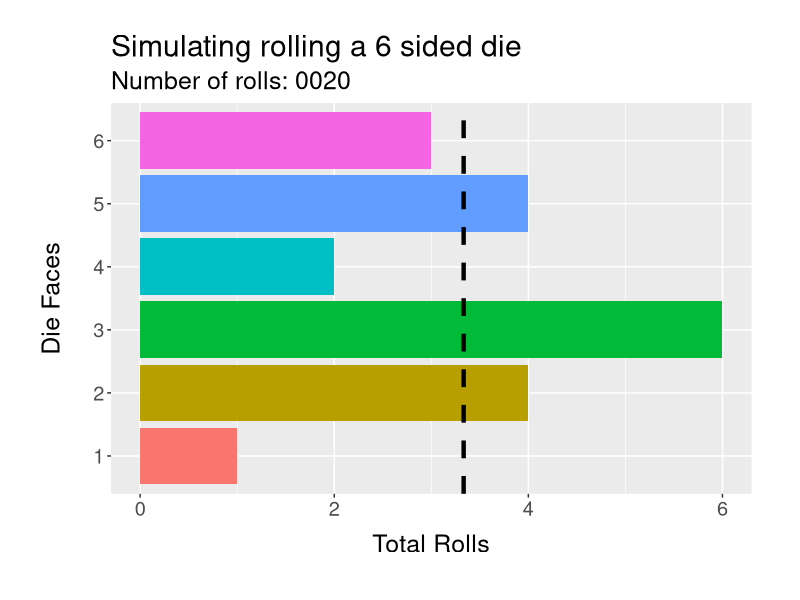
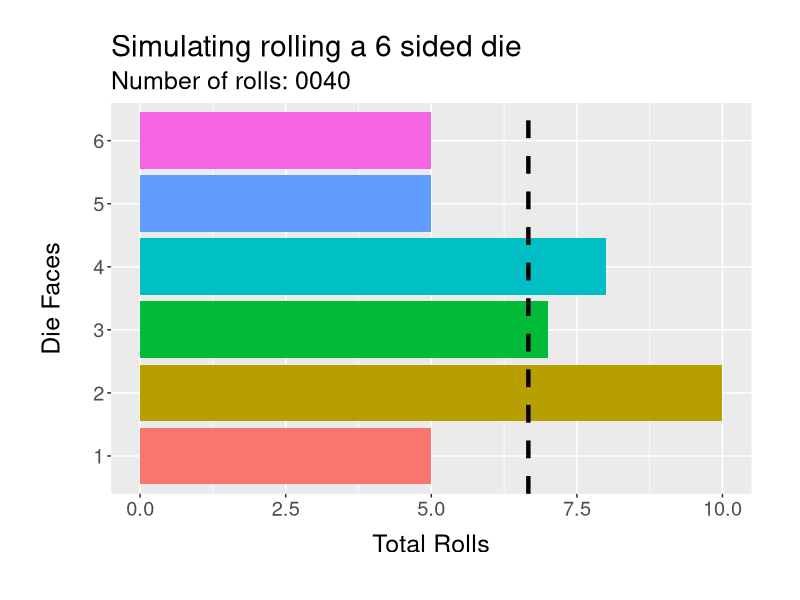
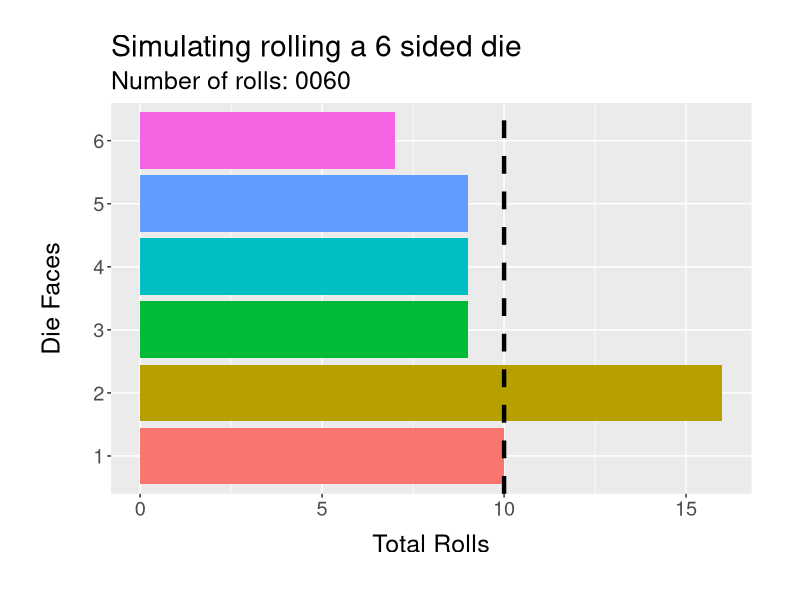
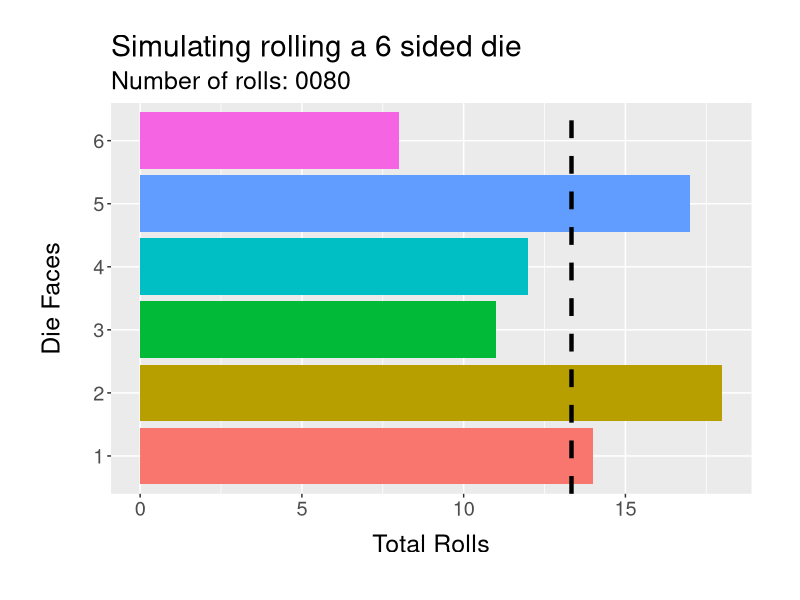
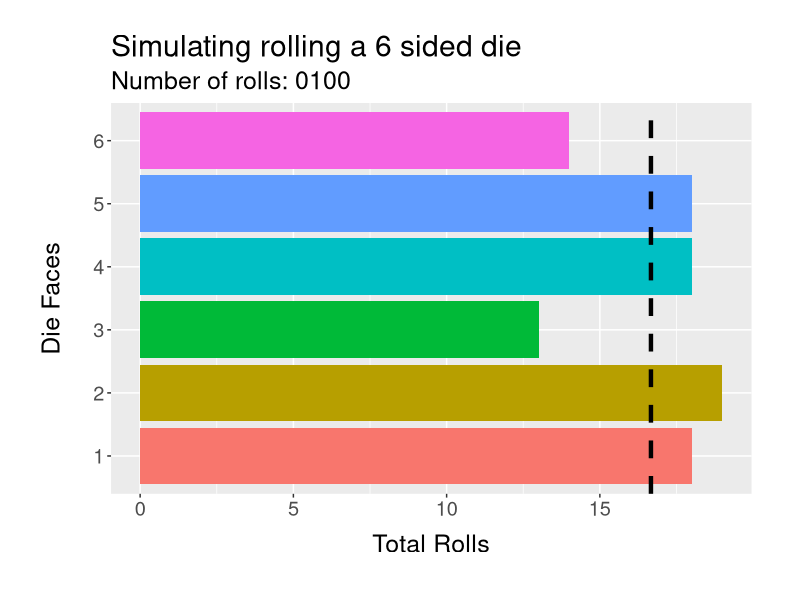
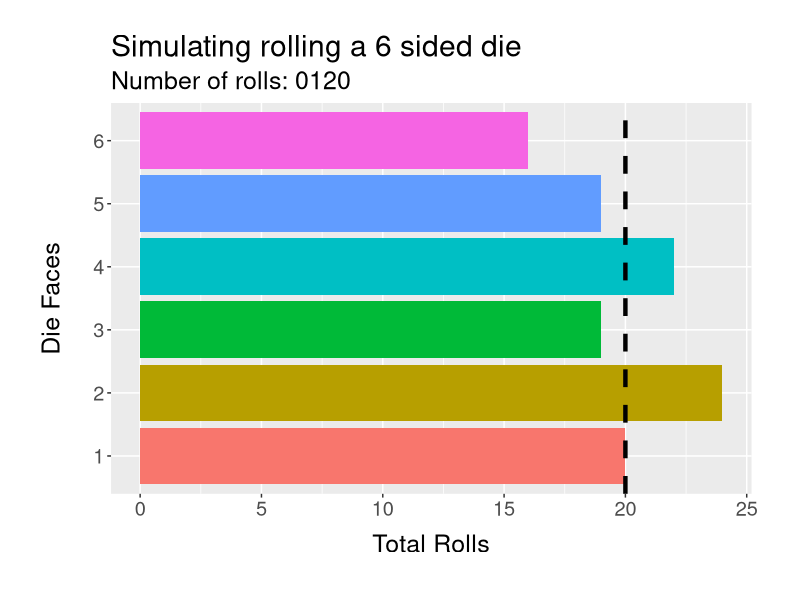
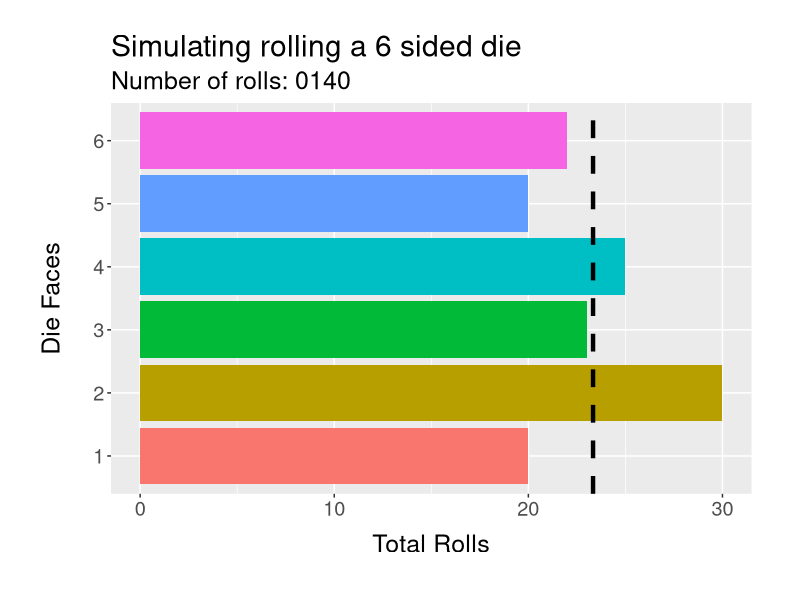
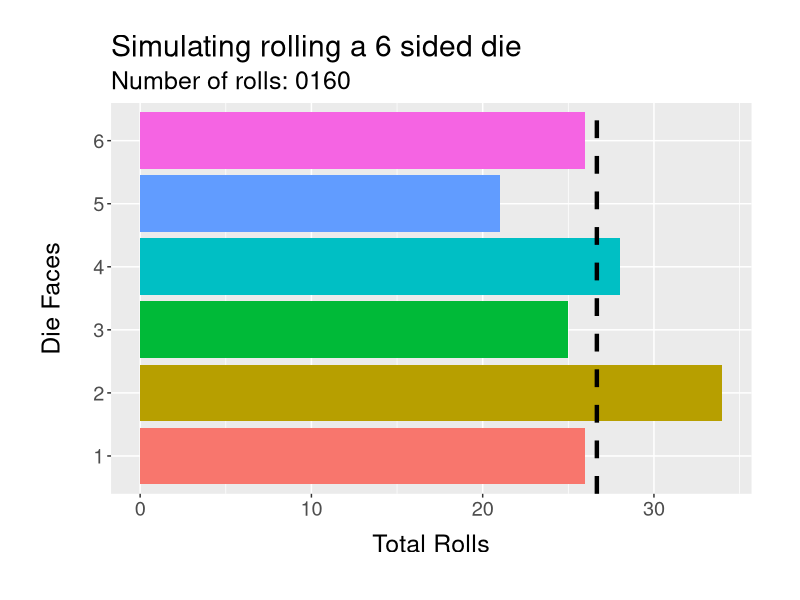

Here is the R script that generated these plots, in order: (Note: this script raises an error after producing the figures.)
library(ggplot2)
library(dplyr)
library(tibble)
library(tidyr)

NumRolls <- 6000
DiceSides <- 6
NumImages <- 300
PlotToScreen <- FALSE
SaveToFiles <- TRUE

if(NumRolls %% NumImages) {
  stop("NumRolls must be evenly divisible by NumImages.\n")
}

RollDice <- function(x) {
  return(sample(1:DiceSides, 1))
}

GetTotals <- function(rollNumber, rollValue) {
  return(
    sum(
      length(rslt_raw[rslt_raw$roll <= rollNumber & rslt_raw$value == rollValue, 2])
    )
  )
}

rslt_raw <- data.frame(roll = 1:NumRolls, value = sapply(1:NumRolls, RollDice))

numVals <- NumRolls * DiceSides

rslt_summary <- tibble(
  roll_indices = unlist(lapply(1:NumRolls, rep.int, times = DiceSides)),
  dice_values = factor(rep(1:DiceSides, NumRolls), levels = 1:DiceSides),
  counts = integer(numVals),
  fraction = double(numVals)
)

rslt_summary$counts <- mapply(GetTotals,
                              rollNumber = rslt_summary$roll_indices,
                              rollValue = rslt_summary$dice_values)

rslt_summary$fraction <- rslt_summary$counts / rslt_summary$roll_indices

# *********************************************************************
graphics.off()

dir1 <- file.path(".", "dice_simulation_img1")

if(!dir.exists(dir1)) {
  dir.create(dir1)
}

PlotGraph1 <- function(i) {
  ggplot() +
    geom_col(
      aes(x = dice_values, y = counts, fill = dice_values),
      rslt_summary[1:DiceSides + DiceSides * (i - 1), ], show.legend = FALSE) +
    geom_hline(yintercept = i / DiceSides, linetype = 2, size = 1.5) +
    coord_flip() +
    #lims(y = c(0, ceiling(NumRolls / DiceSides / 100) * 100)) +
    labs(
      title = paste("Simulating rolling a", DiceSides, "sided die"),
      subtitle = paste("Number of rolls:", sprintf("%04d", i)),
      x = "Die Faces",
      y = "Total Rolls"
    ) +
    theme(
      plot.margin = margin(25, 35, 20, 20),
      axis.title.x = element_text(margin = margin(10, 0, 10, 0)),
      axis.title.y = element_text(margin = margin(0, 20, 0, 10)),
      text = element_text(size = 18)
    )
}

for(i in 1:NumImages * NumRolls / NumImages) {
  
  cat(paste("Plot ", i, " of ", NumRolls, ": ", round(i / NumRolls * 100, 1), "% complete.\n"), sep = "")
  
  p1 <- PlotGraph1(i)
  
  if(PlotToScreen) {
    print(p1)
  }
  
  if(SaveToFiles) {
    ggsave(
      filename = file.path(dir1, paste0("img", sprintf("%04d", i), ".png")),
      plot = p1)
  }
}  


# **************************************************************
dir2 <- file.path(".", "dice_simulation_img2")

if(!dir.exists(dir2)) {
  dir.create(dir2)
}

PlotGraph2 <- function(i) {
  ggplot(rslt_summary[rslt_summary$roll_indices <= i, ],
         aes(
           x = dice_values,
           y = fraction,
           fill = dice_values)) +
    geom_boxplot(show.legend = FALSE) +
    geom_hline(yintercept = 1 / DiceSides, linetype = 2, size = 1.5, color = "gray", alpha = 0.5) +
    labs(
      title = paste("Simulating rolling a", DiceSides, "sided die"),
      subtitle = paste("Number of rolls:", sprintf("%04d", i)),
      x = "Die Faces",
      y = "Fraction of Occurrences"
    ) +
    theme(
      plot.margin = margin(25, 35, 20, 20),
      axis.title.x = element_text(margin = margin(20, 0, 0, 0)),
      axis.title.y = element_text(margin = margin(0, 20, 0, 0)),
      text = element_text(size = 18)
    )
}

for(i in 1:NumImages * NumRolls / NumImages) {
  cat(paste("Plot ", i, " of ", NumRolls, ": ", round(i / NumRolls * 100, 1), "% complete.\n"), sep = "")
  
  p2 <- PlotGraph2(i)
  
  if(PlotToScreen) {
    print(p2)
  }
  
  if(SaveToFiles) {
    ggsave(
      filename = file.path(dir2, paste0("img", sprintf("%04d", i), ".png")),
      plot = p2)
  }
}